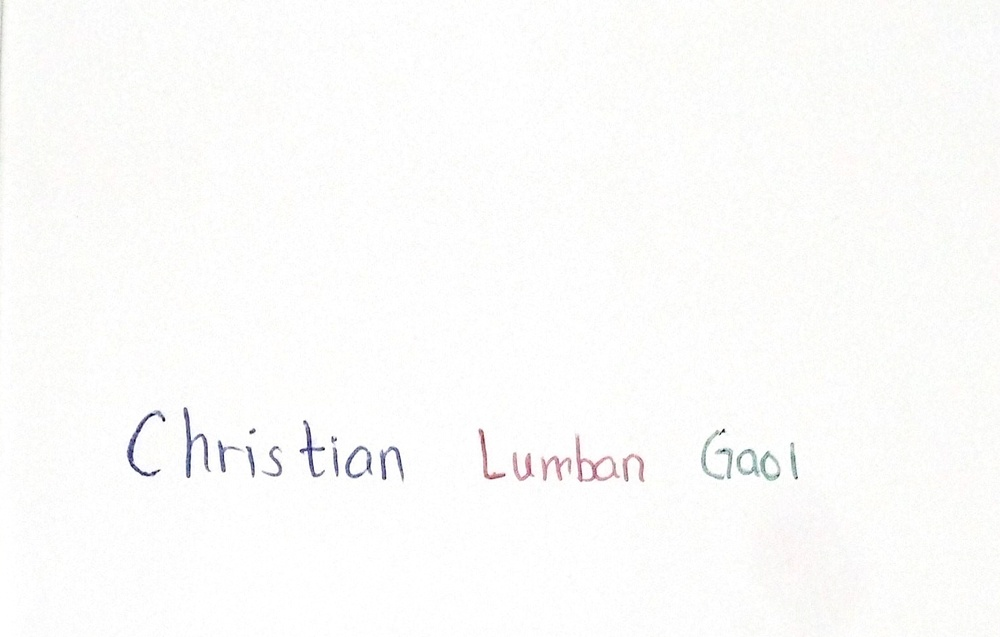
#> input picture GAMBAR_NAMA.jpeg, 1000 x 637 px, shrunk from 1537 x 979 before the run
$ jupyter execute '1. Ekstraksi Kanal Warna, Ambang Batas dan Analisis Histogram.ipynb'
#> lines starting #> are read from the running program, lines starting #| are printed output that depends on the picture; after the words box and inside, x2 and y2 are one past the last pixel; in counts of white or black regions, pixels touching at a corner belong together
[cell 1]
import cv2
import numpy as np
import matplotlib.pyplot as plt

[cell 2]
img = cv2.imread('GAMBAR_NAMA.jpeg')
#> img is the input picture: shape (637, 1000, 3); mean B, G, R 250.6, 251.6, 251.7
img_rgb = cv2.cvtColor(img, cv2.COLOR_BGR2RGB)

### Deteksi Warna Citra

[cell 3]
hapus_biru  = img_rgb.copy()
hapus_merah = img_rgb.copy()
hapus_hijau = img_rgb.copy()

[cell 4]
# Biru
mask_biru_rgb = (img_rgb[:,:,2] > 100) & (img_rgb[:,:,2] > img_rgb[:,:,0]) & (img_rgb[:,:,2] > img_rgb[:,:,1])
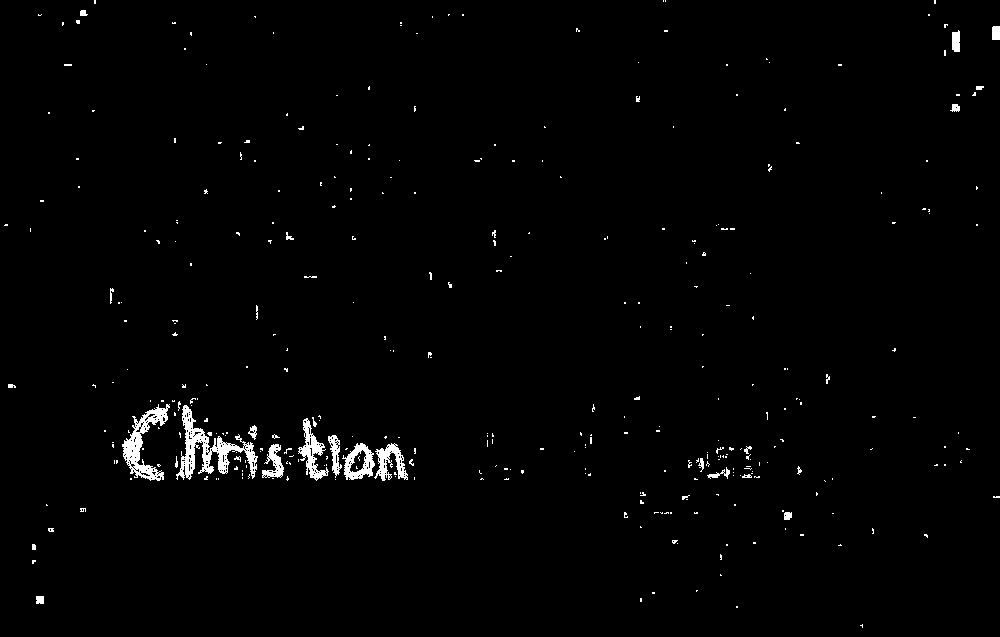
#> mask_biru_rgb: shape (637, 1000) bool; 1.3% white; 358 white regions (325 under 20 px), largest, box (x1, y1, x2, y2) and area: (176, 405, 258, 480) 1797, (122, 404, 170, 481) 1254, (298, 418, 329, 481) 699
hapus_biru[mask_biru_rgb] = [255,255,255]
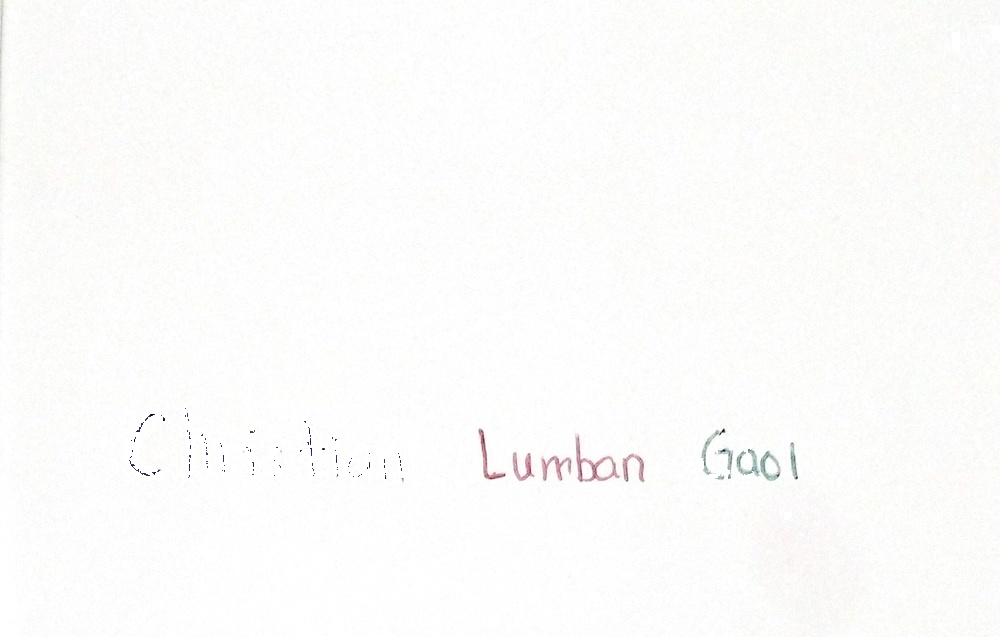
#> hapus_biru: shape (637, 1000, 3); mean R, G, B 252.2, 252.1, 251.1

# Merah
mask_merah_rgb = (img_rgb[:,:,0] > 100) & (img_rgb[:,:,0] > img_rgb[:,:,1]) & (img_rgb[:,:,0] > img_rgb[:,:,2])
#> mask_merah_rgb: shape (637, 1000) bool; 6.9% white; 307 white regions (159 under 20 px), largest, box (x1, y1, x2, y2) and area: (738, 490, 878, 637) 9889, (507, 431, 650, 492) 4122, (42, 104, 144, 196) 3124
hapus_merah[mask_merah_rgb] = [255,255,255]
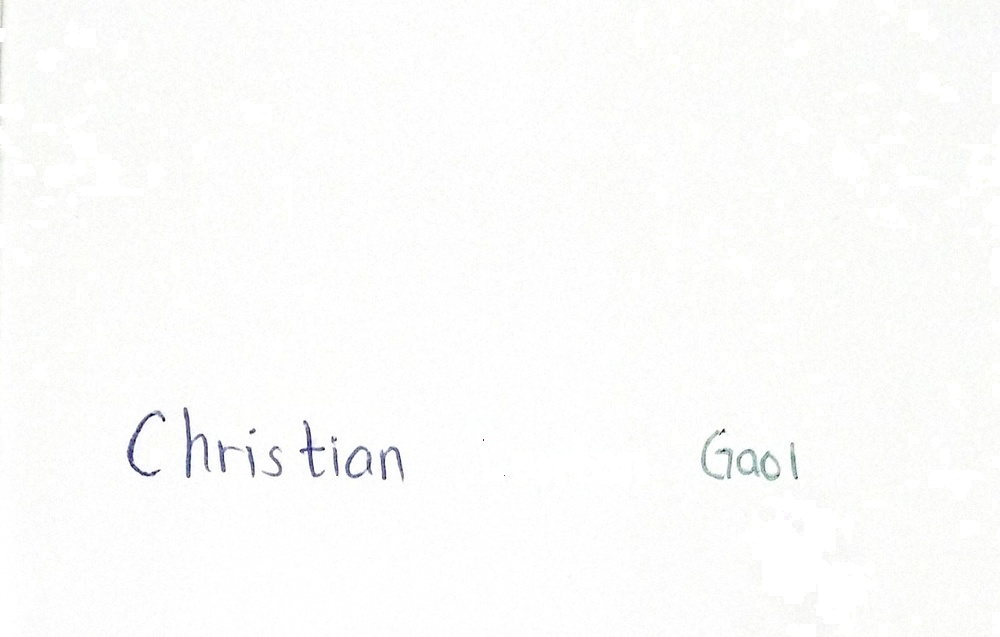
#> hapus_merah: shape (637, 1000, 3); mean R, G, B 252, 252.2, 251.3

# Hijau
mask_hijau_rgb = (img_rgb[:,:,1] > 100) & (img_rgb[:,:,1] > img_rgb[:,:,0]) & (img_rgb[:,:,1] > img_rgb[:,:,2])
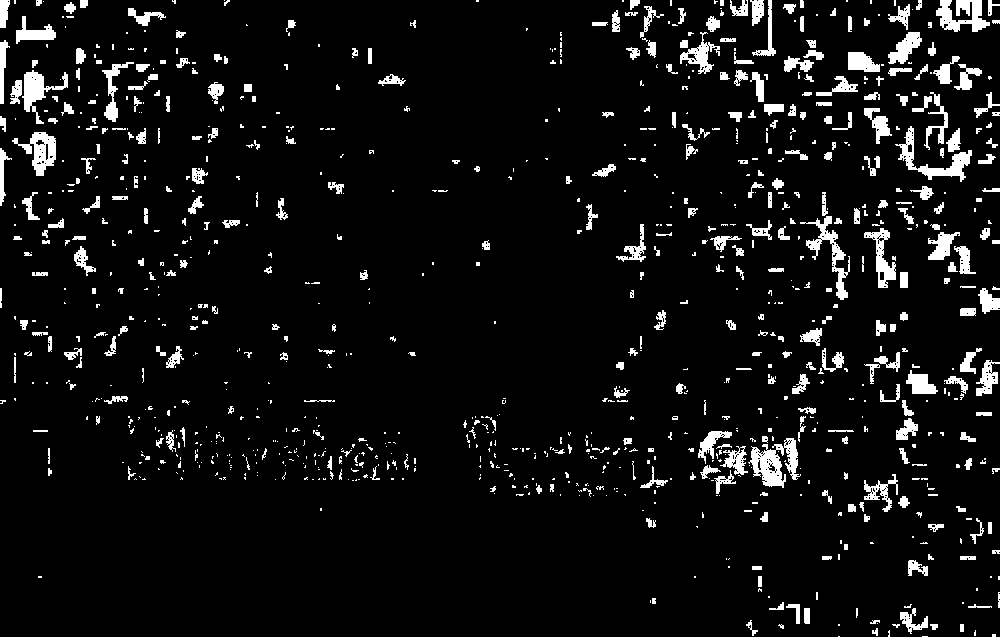
#> mask_hijau_rgb: shape (637, 1000) bool; 6.5% white; 992 white regions (620 under 20 px), largest, box (x1, y1, x2, y2) and area: (748, 438, 801, 488) 1310, (895, 126, 972, 182) 1031, (936, 0, 990, 32) 1002
hapus_hijau[mask_hijau_rgb] = [255,255,255]
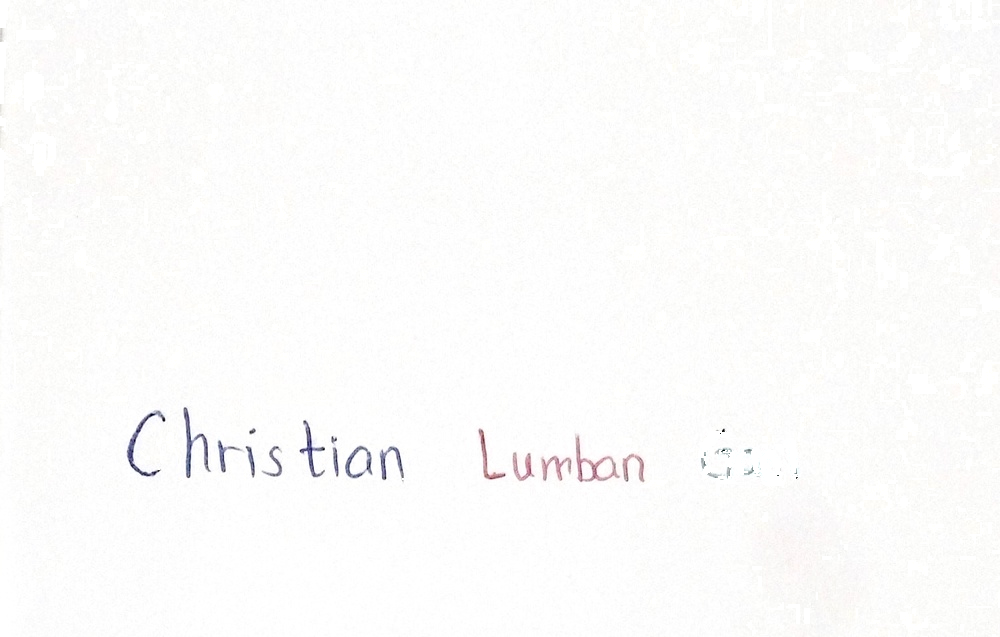
#> hapus_hijau: shape (637, 1000, 3); mean R, G, B 252.1, 251.9, 251.2

[cell 5]
plt.figure(figsize=(15,8))
plt.subplot(2,2,1); plt.imshow(img_rgb); plt.title("Citra Kontras"); plt.axis('on')
plt.subplot(2,2,2); plt.imshow(hapus_biru); plt.title("Biru"); plt.axis('on')
plt.subplot(2,2,3); plt.imshow(hapus_merah); plt.title("Merah"); plt.axis('on')
plt.subplot(2,2,4); plt.imshow(hapus_hijau); plt.title("Hijau"); plt.axis('on')
plt.tight_layout(); plt.suptitle("Visualisasi Citra", fontsize=16, y=1.05); plt.show()

[cell 6]
plt.figure(figsize=(15,8))
plt.subplot(2,2,1); plt.hist(img_rgb.ravel(), 256, range=[0,256], color='black'); plt.title("Histogram Asli")
plt.subplot(2,2,2); plt.hist(hapus_biru.ravel(), 256, range=[0,256], color='blue'); plt.title("Biru")
plt.subplot(2,2,3); plt.hist(hapus_merah.ravel(), 256, range=[0,256], color='red'); plt.title("Merah")
plt.subplot(2,2,4); plt.hist(hapus_hijau.ravel(), 256, range=[0,256], color='green'); plt.title("Hijau")
plt.tight_layout(); plt.show()
#> after `plt.tight_layout()`:
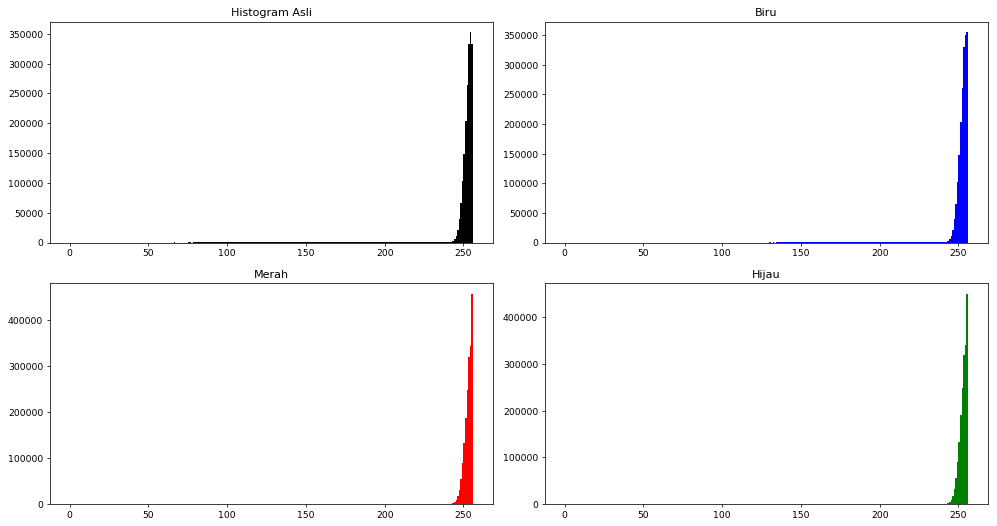
#> figure drawn by matplotlib, 4 panels; panel 1: tallest bar 353013 high, from x = 254 to 255; panel 2: tallest bar 355387 high, from x = 255 to 256; panel 3: tallest bar 457180 high, from x = 255 to 256; panel 4: tallest bar 450748 high, from x = 255 to 256

### Nilai Ambang Batas Citra

[cell 7]
hsv = cv2.cvtColor(img, cv2.COLOR_BGR2HSV)
#> hsv: shape (637, 1000, 3); mean H, S, V 18.7, 1.6, 251.9

[cell 8]
lower_blue = np.array([100, 50, 50]); upper_blue = np.array([130, 255, 255])
lower_red1 = np.array([0, 70, 50]); upper_red1 = np.array([10, 255, 255])
lower_red2 = np.array([170, 70, 50]); upper_red2 = np.array([180, 255, 255])
lower_green = np.array([35, 40, 40]); upper_green = np.array([90, 255, 255])

m_blue = cv2.inRange(hsv, lower_blue, upper_blue)
#> m_blue: shape (637, 1000); 0.17% white; 31 white regions (21 under 20 px), largest, box (x1, y1, x2, y2) and area: (128, 414, 151, 476) 241, (185, 412, 192, 476) 211, (300, 433, 317, 476) 175
m_red  = cv2.bitwise_or(cv2.inRange(hsv, lower_red1, upper_red1), cv2.inRange(hsv, lower_red2, upper_red2))
#> m_red: shape (637, 1000); 0.03% white in thin lines or dots, all inside (x1, y1, x2, y2) = (481, 432, 627, 479)
m_green = cv2.inRange(hsv, lower_green, upper_green)
#> m_green: shape (637, 1000); 0% white in thin lines or dots, all inside (x1, y1, x2, y2) = (721, 450, 795, 479)

none_img = np.zeros_like(m_blue)
only_blue = m_blue
red_blue = cv2.bitwise_or(m_red, m_blue)
red_green_blue = cv2.bitwise_or(red_blue, m_green)

[cell 9]
titles2 = ['NONE', 'BLUE', 'RED-BLUE', 'RED-GREEN-BLUE']
images2 = [none_img, only_blue, red_blue, red_green_blue]

plt.figure(figsize=(15, 10))
for i in range(4):
    plt.subplot(2, 2, i+1)
    plt.imshow(images2[i], cmap='gray')
    plt.title(titles2[i])
    plt.axis('on')
plt.tight_layout(); plt.suptitle("Nilai Ambang Batas Citra", fontsize=16, y=1.05); plt.show()
#> after `plt.tight_layout()`:
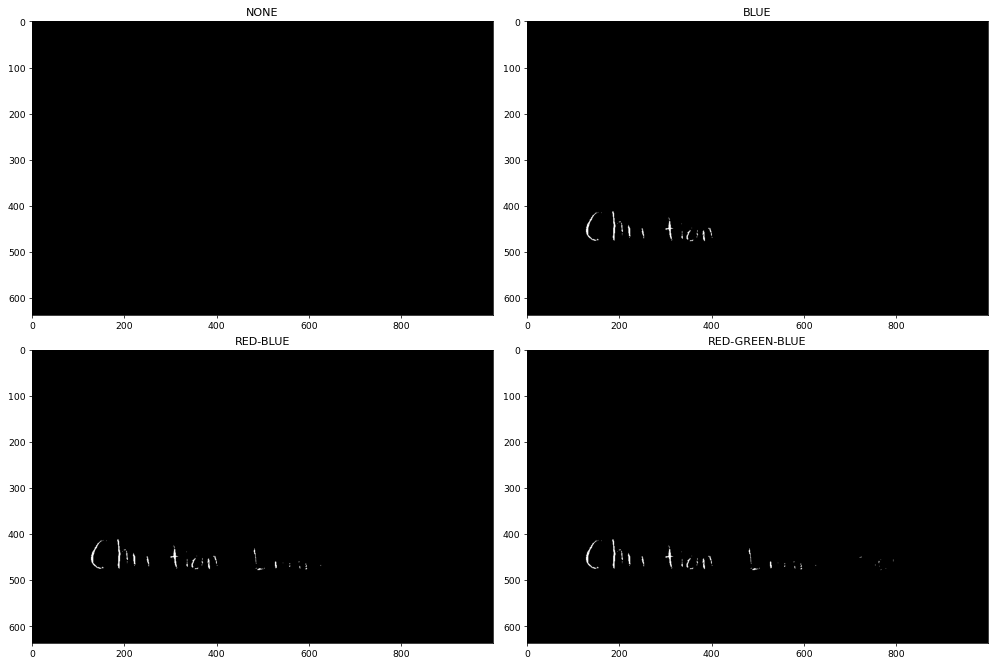
#> figure drawn by matplotlib, 4 panels

[cell 10]
plt.figure(figsize=(15, 5))
plt.subplot(1, 2, 1); plt.hist(img_rgb.ravel(), 256, range=[0, 256], color='black'); plt.title("Histogram Asli")
plt.subplot(1, 2, 2); plt.hist(red_green_blue.ravel(), 256, range=[0, 256], color='gray'); plt.title("Histogram Result (Biner)")
plt.tight_layout(); plt.show()
#> after `plt.tight_layout()`:
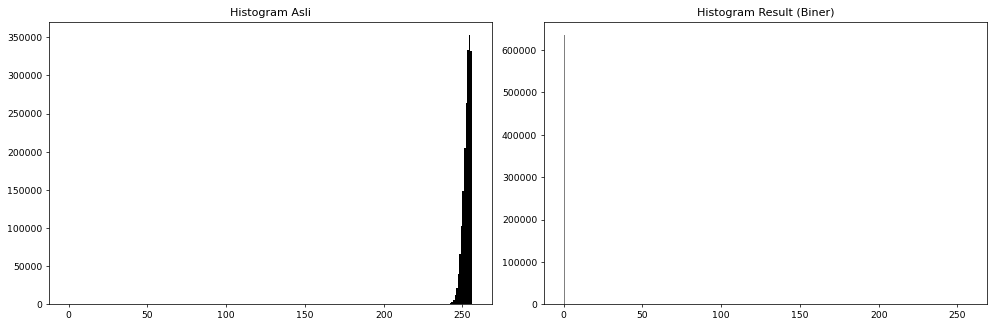
#> figure drawn by matplotlib, 2 panels; panel 1: tallest bar 353013 high, from x = 254 to 255; panel 2: tallest bar 635744 high, from x = 0 to 1

$ run again, with HASIL DETEKSI WARNA.jpeg copied over GAMBAR_NAMA.jpeg
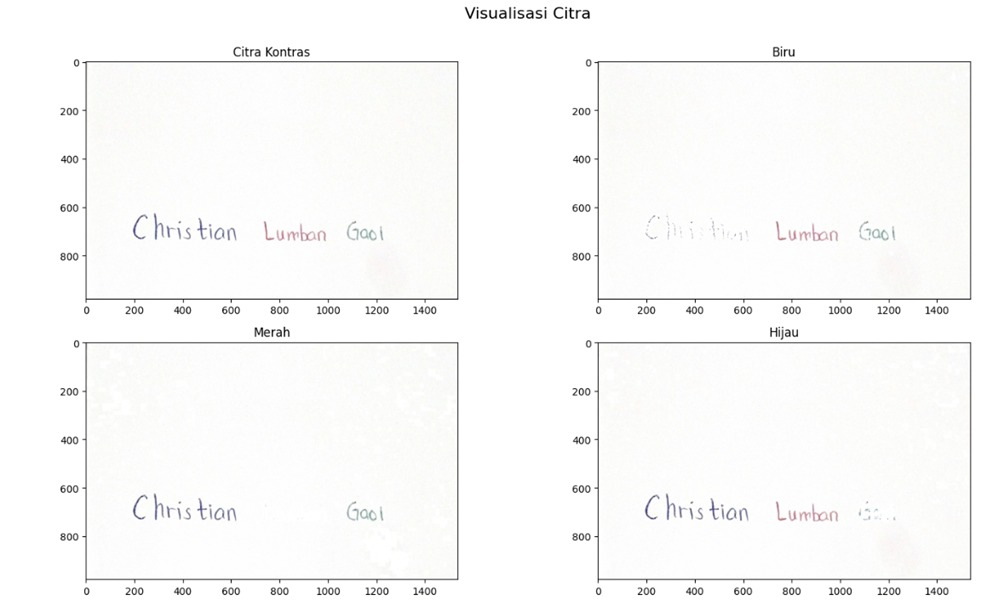
#> input picture HASIL DETEKSI WARNA.jpeg, 987 x 606 px
#> img is the input picture: shape (606, 987, 3); mean B, G, R 249.2, 249.8, 249.8
#> `mask_biru_rgb = (img_rgb[:,:,2] > 100) & (img_rgb[:,:,2] > img_rgb[:,:..`:
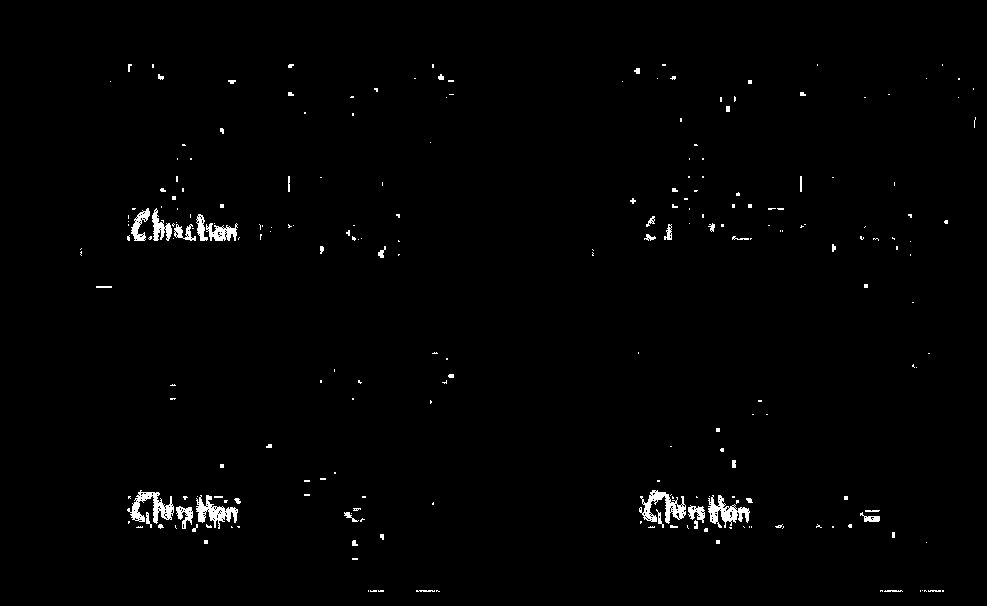
#> mask_biru_rgb: shape (606, 987) bool; 1.1% white; 238 white regions (188 under 20 px), largest, box (x1, y1, x2, y2) and area: (639, 490, 686, 524) 662, (127, 490, 174, 524) 645, (708, 495, 750, 528) 608
#> hapus_biru: shape (606, 987, 3); mean R, G, B 250.1, 250.1, 249.5
#> mask_merah_rgb: shape (606, 987) bool; 2.4% white; 129 white regions (56 under 20 px), largest, box (x1, y1, x2, y2) and area: (864, 526, 924, 576) 1474, (362, 241, 410, 294) 1345, (874, 244, 922, 294) 1303
#> hapus_merah: shape (606, 987, 3); mean R, G, B 250, 250, 249.5
#> mask_hijau_rgb: shape (606, 987) bool; 2.7% white; 463 white regions (256 under 20 px), largest, box (x1, y1, x2, y2) and area: (858, 208, 897, 246) 503, (422, 96, 452, 150) 450, (342, 506, 385, 529) 440
#> hapus_hijau: shape (606, 987, 3); mean R, G, B 250, 249.9, 249.5
#> hsv: shape (606, 987, 3); mean H, S, V 11.4, 0.8, 249.9
#> m_blue: shape (606, 987); 0.01% white in thin lines or dots, all inside (x1, y1, x2, y2) = (134, 225, 741, 514)
#> m_red: shape (606, 987); every value is 0
#> `plt.tight_layout()`:
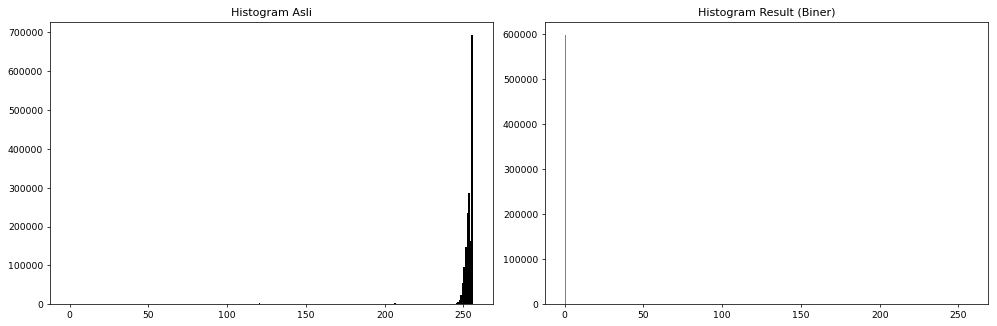
#> figure drawn by matplotlib, 2 panels; panel 1: tallest bar 693249 high, from x = 255 to 256; panel 2: tallest bar 598062 high, from x = 0 to 1
